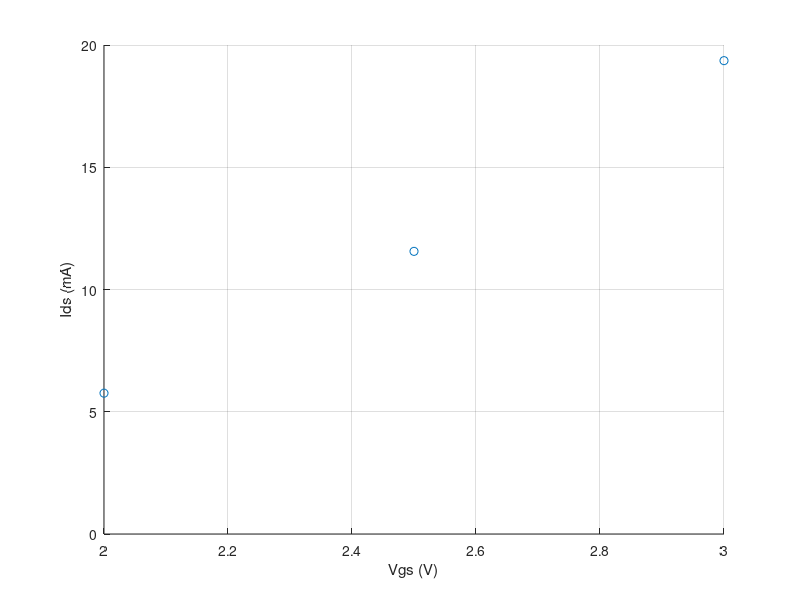

MATLAB code to generate this figure:
%Brian McIlwain
%Tools in ECE
%Problem 4.10 text

function [] = problem_4_10()
Vgs = [2 2.5 3];
scatter(Vgs,Ids(Vgs));
xlabel('Vgs (V)')
ylabel('Ids (mA)')
grid on
end

function y = Ids(Vgs)
y = 4*(Vgs-.8).^2;
end